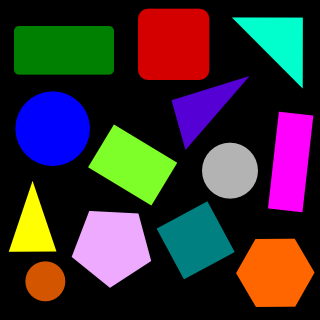
#> input picture resources/objects_dark.png, 320 x 320 px
$ python 08_contours_shape_detection.py
#> lines starting #> are read from the running program, lines starting #| are printed output that depends on the picture; after the words box and inside, x2 and y2 are one past the last pixel; in counts of white or black regions, pixels touching at a corner belong together
import cv2
import numpy as np

def getContours(img): # Retrieve contours from detected shapes
    contours, hierachy = cv2.findContours(img, cv2.RETR_EXTERNAL, cv2.CHAIN_APPROX_NONE)
    for cnt in contours:
        area = cv2.contourArea(cnt) # Get areas for all contours
        # print(area) # Print calculated areas
        if area > 400: # Set threshold to exclude noise
            cv2.drawContours(imgBlack, cnt, -1, (255, 0, 0), 1)  # Draw those areas onto the image
            peri = cv2.arcLength(cnt, True) # Get contour perimeter
            approx = cv2.approxPolyDP(cnt, 0.02*peri, True) # Approximate polygonal curve
            # print(len(approx)) # Print the number corner points of each contour
            objCorners = len(approx)
            x, y, w, h = cv2.boundingRect(approx) # Get coordinates from curve

            if objCorners == 3:
                objectType = "Triangle" # Define object based on corner count

            elif objCorners == 4:
                aspectRatio = w/float(h) # Check if w/h=1 => square
                if 0.95 < aspectRatio < 1.05: objectType = "Square"
                else: objectType = "Rectangle"

            elif objCorners == 5:
                objectType = "Pentagon"

            elif objCorners == 6:
                objectType = "Hexagon"

            elif objCorners == 7:
                objectType = "Heptagon"

            elif objCorners > 7:
                objectType = "Circle?"

            else: objectType = "Unknown"

            cv2.rectangle(imgBlack, (x, y), (x+w, y+h), (0, 0, 255, 1)) # Print bounding box
            cv2.putText(imgBlack, objectType,
                        (x+(w//2)-10, y+(h//2)-10), # Put objectType in Center
                        cv2.QT_FONT_NORMAL, 0.5, (255, 255, 0), 1)

# Contours and Shape detection
path = 'resources/objects_dark.png'
# path = 'resources/objects_light.png'
img = cv2.imread(path)
#> img is the input picture: shape (320, 320, 3); mean B, G, R 49, 46.1, 55.8
imgBlack = np.zeros_like(img)
# imgWhite = np.ones_like(img)

imgGray = cv2.cvtColor(img, cv2.COLOR_BGR2GRAY)
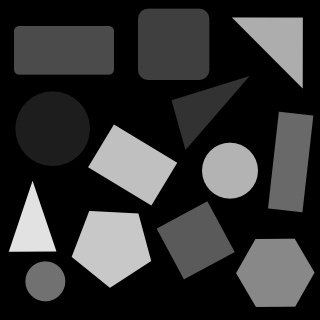
#> imgGray: shape (320, 320); min 0, max 226, mean 49.3
imgBlur = cv2.GaussianBlur(imgGray, (7, 7), 1)
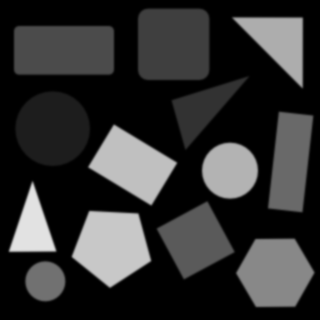
#> imgBlur: shape (320, 320); min 0, max 226, mean 49.3
imgEdge = cv2.Canny(imgBlur, 50, 50)
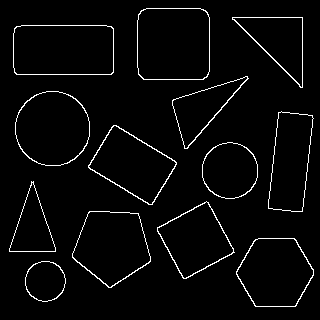
#> imgEdge: shape (320, 320); 3.3% white in thin lines or dots, all inside (x1, y1, x2, y2) = (9, 8, 314, 307)

getContours(imgEdge)
#> in getContours, `contours, hierachy = cv2.findContours(img, cv2.RETR_EXTERNAL, cv2.CHAI..`: contours = 13 contours; largest, box (x1, y1, x2, y2) and area: (137, 8, 210, 80) 5014, (13, 25, 114, 75) 4865, (15, 91, 90, 166) 4376, (72, 211, 151, 288) 4192, (236, 238, 314, 307) 4035
#> the loop in getContours, `for cnt in contours:` made 13 passes
#> (area, peri, approx, objCorners, x, y, w, h) on passes 4, 7, 8, 11, 13: (3369.5, 246.5, [[206, 201], [157, 227], [183, 278], [234, 252]], 4, 157, 201, 78, 78), (3759.5, 261.9, [[113, 125], [88, 167], [152, 204], [176, 162]], 4, 88, 125, 89, 80), (3367, 272.4, [[281, 111], [268, 208], [302, 211], [313, 118]], 4, 268, 111, 46, 101), (4865, 291, [[14, 28], [16, 74], [113, 72], [111, 26]], 4, 14, 26, 100, 49), (5013.5, 272.5, [[141, 10], [138, 74], [206, 77], [207, 12]], 4, 138, 10, 70, 68)
#> (area, peri, approx, objCorners, x, y, w, h) on passes 5, 10, 12: (1687, 207.1, [[31, 181], [9, 251], [55, 251]], 3, 9, 181, 47, 71), (2140, 238.6, [[247, 76], [172, 100], [184, 148]], 3, 172, 76, 76, 73), (2521.5, 240.8, [[232, 17], [302, 87], [302, 17]], 3, 232, 17, 71, 71)
#> after the loop in getContours, `for cnt in contours:`:
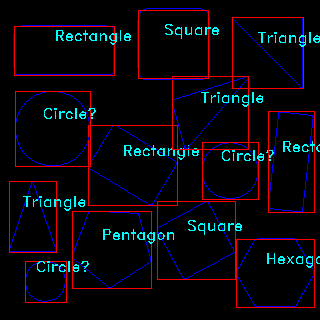
#> imgBlack: shape (320, 320, 3); mean of channels 0, 1, 2 12.7, 6.6, 8.9; drawn as B, G, R

cv2.imshow("Shape", imgBlack)
cv2.imshow("Original", img)
cv2.waitKey(15000)
